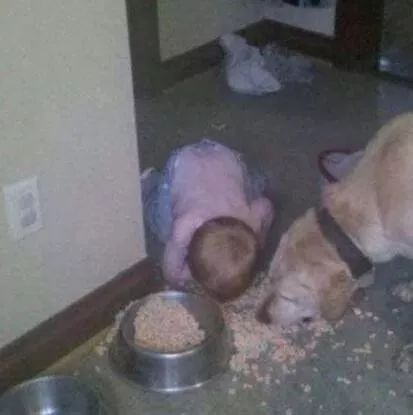
#> input picture website/sougou/upload.png, 413 x 415 px, found by its file name; its folder holds only this picture in this run
$ python -i crop_img.py   (imports and definitions only)   (older library calls are emulated)
#> lines starting #> are read from the running program, lines starting #| are printed output that depends on the picture
#!/usr/bin/env python

from PIL import Image
import os,string,math
from PIL import ImageFile
ImageFile.LOAD_TRUNCATED_IMAGES = True

# dir_name = r'201706/27/1/'
dir_name = r'test/'
thumb_dir = r'small/'

# [1 line that did not run here, left out]

def cut_img(img_item):

#> called with img_item = 'website/sougou/upload.png'
    c_w=232
    c_h=140

    if not os.path.exists(dir_name+'small'):
        os.makedirs(dir_name+'small')

    # if os.path.exists(dir_name+thumb_dir+img_item):
    #     return True

    im = Image.open(dir_name+img_item)
#> im is the input picture: PIL image 413x415 RGB; mean R, G, B 105.7, 103.2, 107
    im = im.convert('RGB')

    w,h = im.size
#> w = 413; h = 415

    if( w > h ):
        # 这种情况都是减少 w 为主
        if (w/h) < (c_w/c_h):
            print(1)
            im.thumbnail((c_w, c_w), Image.ANTIALIAS)
            im.save(dir_name + thumb_dir + img_item, 'JPEG', quality=100)

            img = Image.open(dir_name + thumb_dir + img_item)
            w1, h1 = img.size
            cut_height = (h1 - c_h) / 2
            y1 = h1 - cut_height
            cropImg = img.crop((0, cut_height, w1, y1))
            cropImg.save(dir_name + thumb_dir + img_item, 'JPEG', quality=100)
        else:
            print(2)
            #after_width = round(c_h/h*w)
            after_width = c_h/h*w
            after_width = math.ceil(c_h/h*w)
            im.thumbnail((after_width, after_width), Image.ANTIALIAS)
            im.save(dir_name + thumb_dir + img_item, 'JPEG', quality=100)

            img = Image.open(dir_name + thumb_dir + img_item)
            w1, h1 = img.size
            cut_width = (w1 - c_w) / 2
            x1 = w1 - cut_width
            cropImg = img.crop((cut_width, 0, x1, h1))
            cropImg.save(dir_name + '/small/' + img_item, 'JPEG', quality=100)
    else:
        if (w/h) < (c_w/c_h):
            print(3)
            after_height = math.ceil(c_w/w*h)
#> after_height = 234
            im.thumbnail((after_height, after_height), Image.ANTIALIAS)
#> im: PIL image 233x234 RGB
            im.save(dir_name + thumb_dir + img_item, 'JPEG', quality=100)
            temp_w,temp_h = im.size
#> temp_w = 233; temp_h = 234
            if temp_w != c_w:
                after_height = round(c_w / w * h)
#> after_height = 233
                im.thumbnail((after_height, after_height), Image.ANTIALIAS)
#> im: PIL image 232x233 RGB
                im.save(dir_name + thumb_dir + img_item, 'JPEG', quality=100)

            img = Image.open(dir_name + thumb_dir + img_item)
            w1, h1 = img.size
#> w1 = 232; h1 = 233
            cut_height = (h1 - c_h) / 2
#> cut_height = 46.5
            y1 = h1 - cut_height
#> y1 = 186.5
            cropImg = img.crop((0, cut_height, w1, y1))
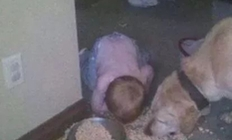
#> cropImg: PIL image 232x140 RGB; mean R, G, B 114.5, 109.5, 115.5
            cropImg.save(dir_name + thumb_dir + img_item, 'JPEG', quality=100)
        else:
            print(4)
            im.thumbnail((c_h, c_h), Image.ANTIALIAS)
            im.save(dir_name + thumb_dir + img_item, 'JPEG', quality=100)

            img = Image.open(dir_name + thumb_dir + img_item)
            w1, h1 = img.size
            cut_height = (h1 - c_h) / 2
            y1 = h1 - cut_height
            cropImg = img.crop((0, cut_height, w1, y1))
            cropImg.save(dir_name + thumb_dir + img_item, 'JPEG', quality=100)

# [10 lines not run here, left out]

>>> result = cut_img('website/sougou/upload.png')
